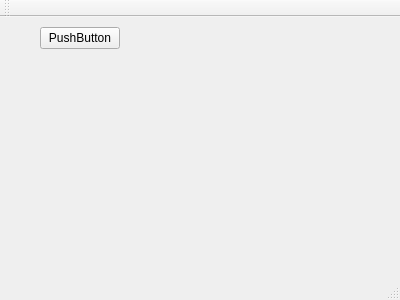
<?xml version="1.0" encoding="UTF-8"?>
<ui version="4.0">
 <class>MainWindow</class>
 <widget class="QMainWindow" name="MainWindow">
  <property name="geometry">
   <rect>
    <x>0</x>
    <y>0</y>
    <width>400</width>
    <height>300</height>
   </rect>
  </property>
  <property name="windowTitle">
   <string>MainWindow</string>
  </property>
  <widget class="QWidget" name="centralWidget">
   <widget class="QPushButton" name="pushButton">
    <property name="geometry">
     <rect>
      <x>40</x>
      <y>10</y>
      <width>80</width>
      <height>22</height>
     </rect>
    </property>
    <property name="text">
     <string>PushButton</string>
    </property>
   </widget>
  </widget>
  <widget class="QMenuBar" name="menuBar">
   <property name="geometry">
    <rect>
     <x>0</x>
     <y>0</y>
     <width>400</width>
     <height>19</height>
    </rect>
   </property>
  </widget>
  <widget class="QToolBar" name="mainToolBar">
   <attribute name="toolBarArea">
    <enum>TopToolBarArea</enum>
   </attribute>
   <attribute name="toolBarBreak">
    <bool>false</bool>
   </attribute>
  </widget>
  <widget class="QStatusBar" name="statusBar"/>
 </widget>
 <layoutdefault spacing="6" margin="11"/>
 <resources/>
 <connections/>
</ui>
